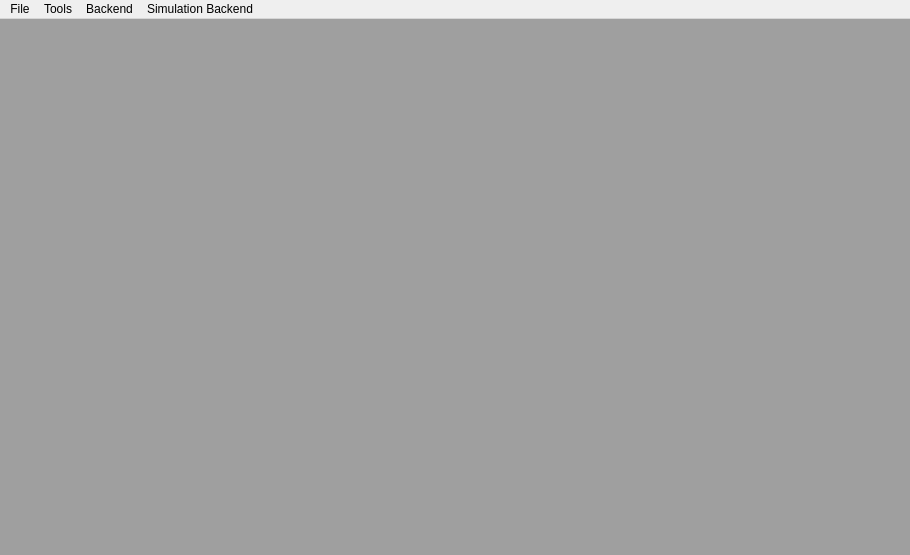
<?xml version="1.0" encoding="UTF-8"?>
<ui version="4.0">
 <class>MainWindow</class>
 <widget class="QMainWindow" name="MainWindow">
  <property name="geometry">
   <rect>
    <x>0</x>
    <y>0</y>
    <width>910</width>
    <height>555</height>
   </rect>
  </property>
  <property name="windowTitle">
   <string>MainWindow</string>
  </property>
  <property name="dockOptions">
   <set>QMainWindow::AnimatedDocks</set>
  </property>
  <property name="unifiedTitleAndToolBarOnMac">
   <bool>false</bool>
  </property>
  <widget class="QWidget" name="centralWidget">
   <layout class="QVBoxLayout" name="verticalLayout_2">
    <property name="spacing">
     <number>0</number>
    </property>
    <property name="margin">
     <number>0</number>
    </property>
    <item>
     <widget class="QMdiArea" name="mdiArea">
      <property name="enabled">
       <bool>true</bool>
      </property>
      <property name="sizePolicy">
       <sizepolicy hsizetype="Expanding" vsizetype="Expanding">
        <horstretch>0</horstretch>
        <verstretch>0</verstretch>
       </sizepolicy>
      </property>
      <property name="viewMode">
       <enum>QMdiArea::SubWindowView</enum>
      </property>
      <widget class="QWidget" name="destineWidget">
       <property name="windowTitle">
        <string>View</string>
       </property>
       <layout class="QVBoxLayout" name="verticalLayout_4">
        <property name="spacing">
         <number>0</number>
        </property>
        <property name="margin">
         <number>0</number>
        </property>
        <item>
         <widget class="QTabWidget" name="viewWidget">
          <property name="maximumSize">
           <size>
            <width>16777215</width>
            <height>16777215</height>
           </size>
          </property>
          <property name="currentIndex">
           <number>-1</number>
          </property>
          <property name="tabsClosable">
           <bool>true</bool>
          </property>
         </widget>
        </item>
       </layout>
      </widget>
      <widget class="QWidget" name="eventWindow">
       <property name="windowTitle">
        <string>Drawing Events</string>
       </property>
       <layout class="QVBoxLayout" name="verticalLayout">
        <property name="spacing">
         <number>0</number>
        </property>
        <property name="margin">
         <number>0</number>
        </property>
        <item>
         <widget class="QWidget" name="widget" native="true">
          <layout class="QHBoxLayout" name="horizontalLayout">
           <property name="spacing">
            <number>0</number>
           </property>
           <property name="margin">
            <number>0</number>
           </property>
           <item>
            <widget class="QComboBox" name="comboBox">
             <property name="minimumSize">
              <size>
               <width>130</width>
               <height>0</height>
              </size>
             </property>
            </widget>
           </item>
           <item>
            <widget class="QLineEdit" name="lineEdit">
             <property name="minimumSize">
              <size>
               <width>0</width>
               <height>0</height>
              </size>
             </property>
             <property name="maximumSize">
              <size>
               <width>80</width>
               <height>16777215</height>
              </size>
             </property>
            </widget>
           </item>
           <item>
            <widget class="QPushButton" name="pushButton">
             <property name="maximumSize">
              <size>
               <width>30</width>
               <height>16777215</height>
              </size>
             </property>
             <property name="text">
              <string>Go</string>
             </property>
            </widget>
           </item>
          </layout>
         </widget>
        </item>
        <item>
         <widget class="QToolBar" name="toolBar">
          <property name="minimumSize">
           <size>
            <width>0</width>
            <height>0</height>
           </size>
          </property>
          <property name="windowTitle">
           <string>toolBar</string>
          </property>
          <property name="iconSize">
           <size>
            <width>16</width>
            <height>16</height>
           </size>
          </property>
          <addaction name="actionBack"/>
          <addaction name="actionForward"/>
         </widget>
        </item>
        <item>
         <widget class="QTreeWidget" name="treeWidget">
          <property name="rootIsDecorated">
           <bool>false</bool>
          </property>
          <property name="itemsExpandable">
           <bool>false</bool>
          </property>
          <property name="expandsOnDoubleClick">
           <bool>false</bool>
          </property>
          <property name="columnCount">
           <number>4</number>
          </property>
          <attribute name="headerDefaultSectionSize">
           <number>60</number>
          </attribute>
          <attribute name="headerMinimumSectionSize">
           <number>50</number>
          </attribute>
          <column>
           <property name="text">
            <string>#</string>
           </property>
          </column>
          <column>
           <property name="text">
            <string notr="true">Object</string>
           </property>
          </column>
          <column>
           <property name="text">
            <string notr="true">Event</string>
           </property>
          </column>
          <column>
           <property name="text">
            <string>Time</string>
           </property>
          </column>
         </widget>
        </item>
       </layout>
      </widget>
      <widget class="QWidget" name="objectWindow">
       <property name="windowTitle">
        <string>Objects</string>
       </property>
       <layout class="QVBoxLayout" name="verticalLayout_3">
        <property name="spacing">
         <number>0</number>
        </property>
        <property name="margin">
         <number>0</number>
        </property>
        <item>
         <widget class="QTreeWidget" name="objectTree">
          <property name="rootIsDecorated">
           <bool>false</bool>
          </property>
          <property name="itemsExpandable">
           <bool>false</bool>
          </property>
          <property name="expandsOnDoubleClick">
           <bool>false</bool>
          </property>
          <attribute name="headerDefaultSectionSize">
           <number>80</number>
          </attribute>
          <column>
           <property name="text">
            <string>Address</string>
           </property>
          </column>
          <column>
           <property name="text">
            <string>Type</string>
           </property>
          </column>
          <column>
           <property name="text">
            <string>Size</string>
           </property>
          </column>
         </widget>
        </item>
       </layout>
      </widget>
      <widget class="QWidget" name="eventInfo">
       <property name="windowTitle">
        <string>Event Information</string>
       </property>
       <layout class="QVBoxLayout" name="verticalLayout_5">
        <property name="spacing">
         <number>0</number>
        </property>
        <property name="margin">
         <number>0</number>
        </property>
        <item>
         <widget class="QTextEdit" name="textEventInfo">
          <property name="readOnly">
           <bool>true</bool>
          </property>
         </widget>
        </item>
       </layout>
      </widget>
     </widget>
    </item>
   </layout>
  </widget>
  <widget class="QMenuBar" name="menuBar">
   <property name="geometry">
    <rect>
     <x>0</x>
     <y>0</y>
     <width>910</width>
     <height>20</height>
    </rect>
   </property>
   <widget class="QMenu" name="menuFile">
    <property name="title">
     <string>File</string>
    </property>
    <addaction name="actionOpen_Recording"/>
    <addaction name="separator"/>
    <addaction name="actionExit"/>
   </widget>
   <widget class="QMenu" name="menuTools">
    <property name="title">
     <string>Tools</string>
    </property>
    <addaction name="actionAnalyze_Redundancy"/>
    <addaction name="actionAnalyze_Call_Timings"/>
   </widget>
   <widget class="QMenu" name="menuBackend">
    <property name="title">
     <string>Backend</string>
    </property>
   </widget>
   <widget class="QMenu" name="menuSimulationBackend">
    <property name="title">
     <string>Simulation Backend</string>
    </property>
   </widget>
   <addaction name="menuFile"/>
   <addaction name="menuTools"/>
   <addaction name="menuBackend"/>
   <addaction name="menuSimulationBackend"/>
  </widget>
  <action name="actionOpen_Recording">
   <property name="text">
    <string>Open Recording</string>
   </property>
  </action>
  <action name="actionExit">
   <property name="text">
    <string>Exit</string>
   </property>
  </action>
  <action name="actionAnalyze_Redundancy">
   <property name="text">
    <string>Analyze Redundancy</string>
   </property>
  </action>
  <action name="actionBack">
   <property name="icon">
    <iconset resource="resources.qrc">
     <normaloff>:/icons/icons/back.ico</normaloff>:/icons/icons/back.ico</iconset>
   </property>
   <property name="text">
    <string>Back</string>
   </property>
   <property name="toolTip">
    <string>Go back to last played command</string>
   </property>
  </action>
  <action name="actionForward">
   <property name="icon">
    <iconset resource="resources.qrc">
     <normaloff>:/icons/icons/forward.ico</normaloff>:/icons/icons/forward.ico</iconset>
   </property>
   <property name="text">
    <string>Forward</string>
   </property>
   <property name="toolTip">
    <string>Go forward one played command</string>
   </property>
  </action>
  <action name="actionAnalyze_Call_Timings">
   <property name="text">
    <string>Analyze Call Timings</string>
   </property>
  </action>
  <action name="actionDirect2D">
   <property name="checkable">
    <bool>true</bool>
   </property>
   <property name="text">
    <string>Direct2D</string>
   </property>
  </action>
  <action name="actionHm">
   <property name="text">
    <string>Hm</string>
   </property>
  </action>
 </widget>
 <layoutdefault spacing="6" margin="11"/>
 <resources>
  <include location="resources.qrc"/>
 </resources>
 <connections/>
</ui>
